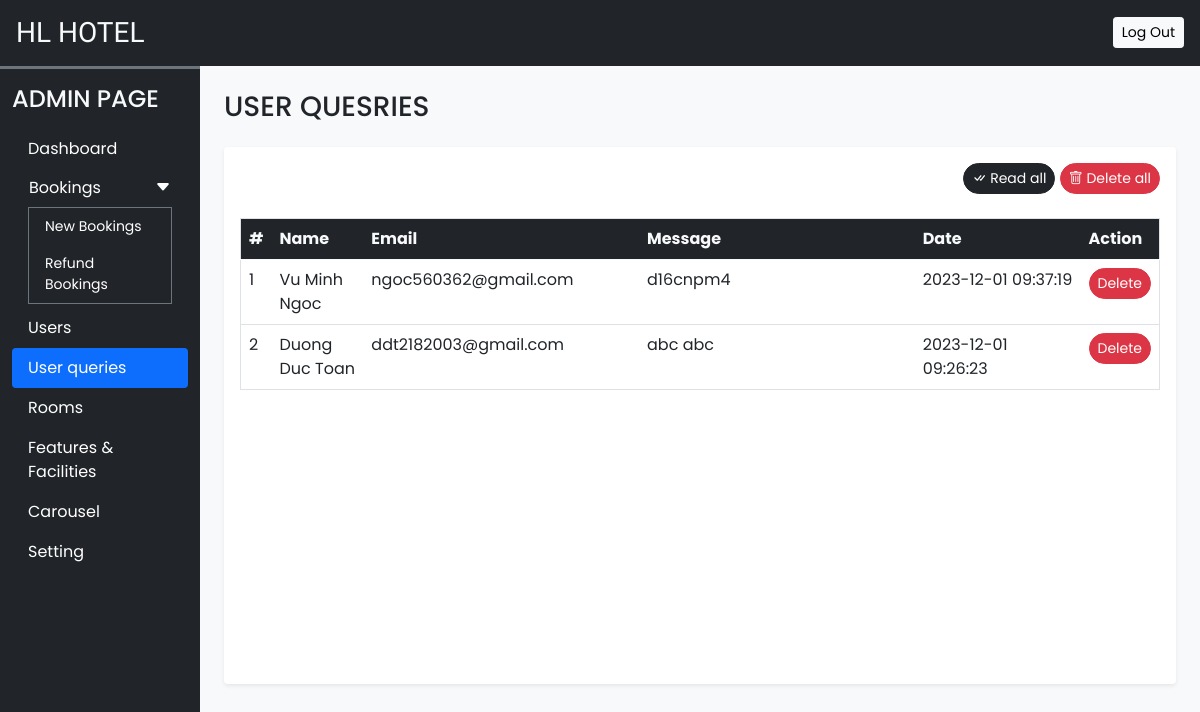
Page /admin/user_queries.php (signed in) on the committed database.
### tables this page shows
CREATE TABLE `user_queries` (
  `sr_no` int(11) NOT NULL,
  `name` varchar(50) NOT NULL,
  `email` varchar(150) NOT NULL,
  `message` varchar(500) NOT NULL,
  `date` datetime NOT NULL DEFAULT current_timestamp(),
  `seen` tinyint(4) NOT NULL DEFAULT 0
);

### admin/user_queries.php (the view, shortened to what this page needs)
<!DOCTYPE html>
<html lang="en">
<head>
    <?php require('inc/links.php') ?>
</head>
<body class="bg-light">
    <div class="container-fluid bg-dark text-light p-3 d-flex align-items-center justify-content-between sticky-top">
        <h3 class="mb-0 h-font">HL HOTEL</h3>
        <a href="logout.php" class="btn btn-light btn-sm">Log Out</a>
    </div>
    <div class="col-lg-2 bg-dark border-top border-3 border-secondary" id="dashboard-menu" style="position: fixed; height: 100%;">
        <nav class="navbar navbar-expand-lg navbar-dark">
            <div class="container-fluid flex-lg-column align-items-stretch">
                <h4 class="mt-2 text-light">ADMIN PAGE</h4>
                <div class="collapse navbar-collapse flex-column align-items-stretch mt-2" id="adminDropdown">
                    <ul class="nav nav-pills flex-column">
                        <li class="nav-item">
                        <a class="nav-link text-white" href="dashboard.php">Dashboard</a>
                    </li>
                    <li>
                        <button class="btn text-white px-3 w-100 shadow-none text-start d-flex align-items-center justify-content-between" type="button" data-bs-toggle="collapse" data-bs-target="#bookingLinks">
                           <span>Bookings</span>
                            <span><i class="bi bi-caret-down-fill"></i></span>
                        </button>
                        <div class="collapse show px-3 small mb-1" id="bookingLinks">
                        <ul class="nav nav-pills flex-column rounder border border-secondary">
                            <li class="nav-item">
                                <a class="nav-link text-white" href="new_bookings.php">New Bookings</a>
                            </li>
                            <li class="nav-item">
                                <a class="nav-link text-white" href="refund_booking.php">Refund Bookings</a>
                            </li>
                            </ul>
                        </div>
                    </li>
                    <li class="nav-item">
                        <a class="nav-link text-white" href="users.php">Users</a>
                    </li>
                    <li class="nav-item">
                        <a class="nav-link text-white" href="user_queries.php">User queries</a>
                    </li>
                    <li class="nav-item">
                        <a class="nav-link text-white" href="rooms.php">Rooms</a>
                    </li>
                    <li class="nav-item">
                        <a class="nav-link text-white" href="features_facilities.php">Features & Facilities</a>
                    </li>
                    <li class="nav-item">
                        <a class="nav-link text-white" href="carousel.php">Carousel</a>
                    </li>
                    <li class="nav-item">
                        <a class="nav-link text-white" href="settings.php">Setting</a>
                    </li>
                    </ul>
                </div>
            </div>
        </nav>
    </div>
    <div class="container-fluid" id="main-content">
        <div class="row">
            <div class="col-lg-10 ms-auto p-4 overflow-hidden">
                <h3 class="mb-4">USER QUESRIES</h3>
                <div class="card border-0 shadow-sm mb-4">
                    <div class="card-body">
                        <div class="text-end mb-4">
                            <a href="?seen=all" class="btn btn-dark rounded-pill shadow-none btn-sm">
                                <i class="bi bi-check-all"></i> Read all
                            </a>
                            <a href="?del=all" class="btn btn-danger rounded-pill shadow-none btn-sm">
                                <i class="bi bi-trash"></i> Delete all
                            </a>
                        </div>
                        <div class="table-responsive-md" style="height: 450px; overflow-y: scroll;">
                            <table class="table table-hover border">
                                <thead class="sticky-top">
                                    <tr class="bg-dark text-light">
                                    <th scope="col">#</th>
                                    <th scope="col" width = "10%">Name</th>
                                    <th scope="col" width = "30%">Email</th>
                                    <th scope="col" width = "30%">Message</th>
                                    <th scope="col">Date</th>
                                    <th scope="col">Action</th>
                                    </tr>
                                </thead>
                                <tbody>
                                    <?php
                                        $q = "SELECT * FROM `user_queries` ORDER BY `sr_no` DESC";
                                        $data = mysqli_query($con,$q);
                                        $i = 1;
                                        while($row = mysqli_fetch_assoc($data)){
                                            $seen = '';
                                            $seen.= "<a href='?del=$row[sr_no]' class='btn btn-sm rounded-pill btn-danger'> Delete </a>";
                                            echo<<<query
                                                <tr>
                                                    <td>$i</td>
                                                    <td>$row[name]</td>
                                                    <td>$row[email]</td>
                                                    <td>$row[message]</td>
                                                    <td>$row[date]</td>
                                                    <td>$seen</td>
                                                </tr>
                                            query;
                                            $i++;
                                        }
                                    ?>
                                </tbody>
                            </table>
                        </div>
                    </div>
                </div>
            </div>
        </div>
    </div>
</html>

### admin/css/style.css (style rules this page uses)
:root { --teal: #2ec1ac; --teal_hover: #279e8c; }
* { font-family: 'Poppins', sans-serif; }
.h-font { font-family: 'Merienda', cursive; }

### rows in the picture
user_queries: name "Vu Minh Ngoc", email "ngoc560362@gmail.com", message "d16cnpm4", date "2023-12-01 09:37:19"
user_queries: name "Duong Duc Toan", email "ddt2182003@gmail.com", message "abc abc", date "2023-12-01 09:26:23"
